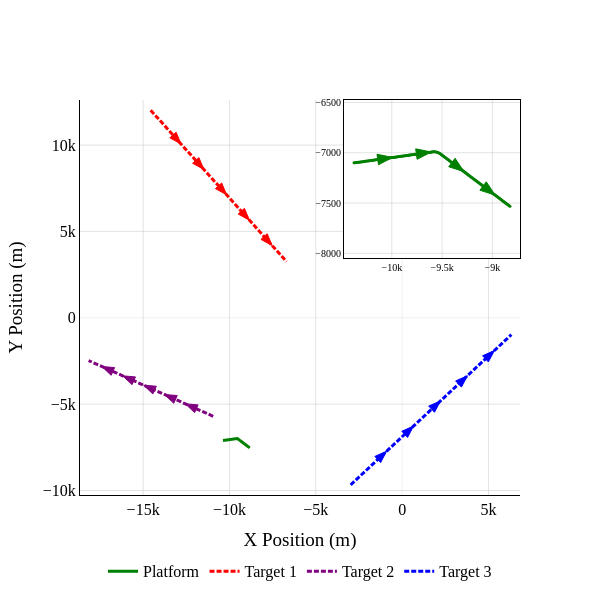

Notebook source saved alongside this figure:
### Code cell
import plotly.graph_objects as go

timesteps = [
    SIM_PARAMS["start_time"] + i * SIM_PARAMS["time_interval"]
    for i in range(SIM_PARAMS["num_steps"])
]

plat_x = []
plat_y = []

for entry in platform.platform_history:
    plat_x.append(entry.host.state.state_vector[0])
    plat_y.append(entry.host.state.state_vector[2])

tgt_x = [[] for _ in range(NUM_TARGETS)]
tgt_y = [[] for _ in range(NUM_TARGETS)]

for idx, target_ground_truth in enumerate(target_ground_truths):
    tgt_x[idx] = [state.state_vector[0] for state in target_ground_truth]
    tgt_y[idx] = [state.state_vector[2] for state in target_ground_truth]

fig = go.Figure()

# --- 2. Main Plot Traces ---
fig.add_trace(go.Scatter(
    x=plat_x, y=plat_y,
    mode='lines', line=dict(color='green', width=3),
    name='Platform'
))

colors = ["red", "purple", "blue"]
names = ["Target 1", "Target 2", "Target 3"]

for i in range(NUM_TARGETS):
    fig.add_trace(go.Scatter(
        x=tgt_x[i], y=tgt_y[i],
        mode='lines', line=dict(color=colors[i], width=3, dash="5px,2px"),
        name=names[i]
    ))

# --- 3. Inset Trace (Platform Only) ---
fig.add_trace(go.Scatter(
    x=plat_x, y=plat_y,
    mode='lines+markers',
    marker=dict(size=3, color='green'),
    line=dict(color='green', width=1.5),
    showlegend=False,
    xaxis='x2', yaxis='y2' # Assign to inset axes
))

# --- 4. Define Layout & Inset Axes FIRST ---
# (We do this first so the axes exist for the shapes to reference)

# Calculate Ranges
all_x = plat_x + [x for sublist in tgt_x for x in sublist]
all_y = plat_y + [y for sublist in tgt_y for y in sublist]
main_x_range = [min(all_x) - 500, max(all_x) + 500]
main_y_range = [min(all_y) - 500, max(all_y) + 500]

zoom_pad = 100
zoom_x_range = [min(plat_x) - zoom_pad, max(plat_x) + zoom_pad]
zoom_y_range = [min(plat_y) - zoom_pad, max(plat_y) + zoom_pad]

fig.update_layout(
    width=600, height=600,
    font=dict(family="Times New Roman", size=16, color="black"),
    showlegend=True,
    legend=dict(x=0.5, y=-0.15, xanchor="center", orientation="h"),
    plot_bgcolor="white",

    # Main Axes
    xaxis=dict(title="X Position (m)", range=main_x_range, showgrid=True, gridcolor="rgba(200,200,200,0.5)", linecolor="black", zeroline=True,
        zerolinecolor="rgba(200, 200, 200, 0.5)", zerolinewidth=0.5),
    yaxis=dict(title="Y Position (m)", range=main_y_range, scaleanchor="x", scaleratio=1, showgrid=True, gridcolor="rgba(200,200,200,0.5)", linecolor="black", zeroline=True,
        zerolinecolor="rgba(200, 200, 200, 0.5)", zerolinewidth=0.5),

    # Inset Axes (Top Right)
    xaxis2=dict(
        domain=[0.6, 1.0], anchor='y2', range=zoom_x_range,
        showgrid=True, gridcolor="rgba(200,200,200,0.5)", linecolor="black", mirror=True,
        tickfont=dict(size=10)
    ),
    yaxis2=dict(
        domain=[0.6, 1.0], anchor='x2', range=zoom_y_range,
        showgrid=True, gridcolor="rgba(200,200,200,0.5)", linecolor="black", mirror=True,
        tickfont=dict(size=10), scaleanchor="x2", scaleratio=1
    ),
)

# --- 5. Add White Background for Inset ---
# We use add_shape here so we don't overwrite the list later
fig.add_shape(
    type="rect",
    xref="paper", yref="paper",
    x0=0.6, y0=0.6, x1=1.0, y1=1.0,
    fillcolor="white",
    line=dict(width=0),
    layer="below" # Draw behind the data
)

# --- 6. Arrow Function ---
def add_arrowhead(fig, x, y, i, color, size, xref="x", yref="y"):
    """Add a directional arrow shape."""
    if i < 1 or i >= len(x):
        return

    # Calculate Direction
    dx = x[i] - x[i-1]
    dy = y[i] - y[i-1]
    magnitude = np.sqrt(dx**2 + dy**2)

    if magnitude > 0:
        ux, uy = dx/magnitude, dy/magnitude
        vx, vy = -uy, ux # Perpendicular

        tip_x, tip_y = x[i], y[i]
        base_x = tip_x - (ux * size)
        base_y = tip_y - (uy * size)
        hw = size * 0.35

        path = (f"M {tip_x},{tip_y} "
                f"L {base_x + vx*hw},{base_y + vy*hw} "
                f"L {base_x - vx*hw},{base_y - vy*hw} Z")

        fig.add_shape(
            type="path", path=path, fillcolor=color,
            line=dict(color=color, width=1),
            xref=xref, yref=yref,
            layer="above" # Ensure arrows sit ON TOP of the white background
        )

# --- 7. Add Arrows ---

# A. Main Plot Arrows
for tgt_idx in range(NUM_TARGETS):
    # Loop range adjusted to ensure we don't go out of bounds
    for i in range(40, len(tgt_x[tgt_idx]), 30):
        add_arrowhead(fig, tgt_x[tgt_idx], tgt_y[tgt_idx], i, colors[tgt_idx], size=700)

# B. Inset Arrows (Platform Only)
# Note: size reduced to 40m for the zoom
for i in range(40, len(plat_x), 40):
    add_arrowhead(fig, plat_x, plat_y, i, "green", size=150, xref="x2", yref="y2")

fig.show()
# fig.write_image("figs/mt_world_picture_inset.pdf")

### Figure 1 — Plotly figure (JSON) as saved in the notebook; plotly's stock layout.template omitted (floating-point values rounded to 4 significant figures; data arrays with more than 128 entries replaced by an {"elided": "..."} marker saying what was removed)
{"data": [{"line": {"color": "green", "width": 3}, "mode": "lines", "name": "Platform", "type": "scatter", "x": {"elided": "180 float values"}, "y": {"elided": "180 float values"}}, {"line": {"color": "red", "dash": "5px,2px", "width": 3}, "mode": "lines", "name": "Target 1", "type": "scatter", "x": {"elided": "180 float values"}, "y": {"elided": "180 float values"}}, {"line": {"color": "purple", "dash": "5px,2px", "width": 3}, "mode": "lines", "name": "Target 2", "type": "scatter", "x": {"elided": "180 float values"}, "y": {"elided": "180 float values"}}, {"line": {"color": "blue", "dash": "5px,2px", "width": 3}, "mode": "lines", "name": "Target 3", "type": "scatter", "x": {"elided": "180 float values"}, "y": {"elided": "180 float values"}}, {"line": {"color": "green", "width": 1.5}, "marker": {"color": "green", "size": 3}, "mode": "lines+markers", "showlegend": false, "type": "scatter", "x": {"elided": "180 float values"}, "xaxis": "x2", "y": {"elided": "180 float values"}, "yaxis": "y2"}], "layout": {"font": {"color": "black", "family": "Times New Roman", "size": 16}, "height": 600, "legend": {"orientation": "h", "x": 0.5, "xanchor": "center", "y": -0.15}, "plot_bgcolor": "white", "shapes": [{"fillcolor": "white", "layer": "below", "line": {"width": 0}, "type": "rect", "x0": 0.6, "x1": 1, "xref": "paper", "y0": 0.6, "y1": 1, "yref": "paper"}, {"fillcolor": "red", "layer": "above", "line": {"color": "red", "width": 1}, "path": "M -12804.013666000004,10061.815596000008 L -13089.229532084983,10746.415413216895 L -13453.89945178298,10419.129835063111 Z", "type": "path", "xref": "x", "yref": "y"}, {"fillcolor": "red", "layer": "above", "line": {"color": "red", "width": 1}, "path": "M -11484.960590500008,8592.093093000014 L -11770.176456584986,9276.692910216902 L -12134.846376282983,8949.407332063118 Z", "type": "path", "xref": "x", "yref": "y"}, {"fillcolor": "red", "layer": "above", "line": {"color": "red", "width": 1}, "path": "M -10165.907515000012,7122.3705900000205 L -10451.12338108499,7806.970407216908 L -10815.793300782987,7479.684829063124 Z", "type": "path", "xref": "x", "yref": "y"}, {"fillcolor": "red", "layer": "above", "line": {"color": "red", "width": 1}, "path": "M -8846.854439500015,5652.648087000027 L -9132.070305584994,6337.247904216914 L -9496.74022528299,6009.962326063131 Z", "type": "path", "xref": "x", "yref": "y"}, {"fillcolor": "red", "layer": "above", "line": {"color": "red", "width": 1}, "path": "M -7527.801364000019,4182.925584000033 L -7813.017230084997,4867.525401216921 L -8177.687149782994,4540.239823063137 Z", "type": "path", "xref": "x", "yref": "y"}, {"fillcolor": "purple", "layer": "above", "line": {"color": "purple", "width": 1}, "path": "M -12555.347926000015,-4982.971360000004 L -12016.187324953014,-5492.216729422876 L -11816.296535340993,-5044.842532325768 Z", "type": "path", "xref": "x", "yref": "y"}, {"fillcolor": "purple", "layer": "above", "line": {"color": "purple", "width": 1}, "path": "M -13764.087920500026,-4442.895527500007 L -13224.927319453025,-4952.140896922879 L -13025.036529841003,-4504.766699825771 Z", "type": "path", "xref": "x", "yref": "y"}, {"fillcolor": "purple", "layer": "above", "line": {"color": "purple", "width": 1}, "path": "M -14972.827915000036,-3902.81969500001 L -14433.667313953036,-4412.065064422882 L -14233.776524341014,-3964.690867325774 Z", "type": "path", "xref": "x", "yref": "y"}, {"fillcolor": "purple", "layer": "above", "line": {"color": "purple", "width": 1}, "path": "M -16181.567909500047,-3362.743862500013 L -15642.407308453046,-3871.9892319228848 L -15442.516518841025,-3424.615034825776 Z", "type": "path", "xref": "x", "yref": "y"}, {"fillcolor": "purple", "layer": "above", "line": {"color": "purple", "width": 1}, "path": "M -17390.307904000012,-2822.668030000016 L -16851.14730295302,-3331.913399422897 L -16651.25651334099,-2884.539202325792 Z", "type": "path", "xref": "x", "yref": "y"}, {"fillcolor": "blue", "layer": "above", "line": {"color": "blue", "width": 1}, "path": "M -901.4708999999964,-7730.167728000011 L -1580.2267649035437,-8029.024676821747 L -1245.7100156148279,-8387.072920003178 Z", "type": "path", "xref": "x", "yref": "y"}, {"fillcolor": "blue", "layer": "above", "line": {"color": "blue", "width": 1}, "path": "M 658.2143100000037,-6272.987484000019 L -20.541554903543613,-6571.844432821755 L 313.9751943851723,-6929.892676003187 Z", "type": "path", "xref": "x", "yref": "y"}, {"fillcolor": "blue", "layer": "above", "line": {"color": "blue", "width": 1}, "path": "M 2217.8995200000045,-4815.807240000027 L 1539.1436550964563,-5114.664188821762 L 1873.6604043851717,-5472.712432003194 Z", "type": "path", "xref": "x", "yref": "y"}, {"fillcolor": "blue", "layer": "above", "line": {"color": "blue", "width": 1}, "path": "M 3777.5847300000114,-3358.626996000028 L 3098.8288650964646,-3657.483944821765 L 3433.3456143851813,-4015.5321880031966 Z", "type": "path", "xref": "x", "yref": "y"}, {"fillcolor": "blue", "layer": "above", "line": {"color": "blue", "width": 1}, "path": "M 5337.269940000018,-1901.4467520000235 L 4658.514075096471,-2200.303700821759 L 4993.030824385187,-2558.3519440031914 Z", "type": "path", "xref": "x", "yref": "y"}, {"fillcolor": "green", "layer": "above", "line": {"color": "green", "width": 1}, "path": "M -9991.035186000032,-7046.566510599994 L -10146.882315669041,-7015.455062965224 L -10132.268031994594,-7119.433054447474 Z", "type": "path", "xref": "x2", "yref": "y2"}, {"fillcolor": "green", "layer": "above", "line": {"color": "green", "width": 1}, "path": "M -9606.955672000064,-6992.5834811999885 L -9762.802801669073,-6961.472033565218 L -9748.188517994626,-7065.450025047468 Z", "type": "path", "xref": "x2", "yref": "y2"}, {"fillcolor": "green", "layer": "above", "line": {"color": "green", "width": 1}, "path": "M -9282.702907660756,-7187.585835795964 L -9370.904354283097,-7055.386157983473 L -9434.094038065965,-7139.243559943115 Z", "type": "path", "xref": "x2", "yref": "y2"}, {"fillcolor": "green", "layer": "above", "line": {"color": "green", "width": 1}, "path": "M -8972.945912638794,-7420.999298502449 L -9061.147359261135,-7288.799620689958 L -9124.337043044003,-7372.6570226496 Z", "type": "path", "xref": "x2", "yref": "y2"}], "showlegend": true, "width": 600, "xaxis": {"gridcolor": "rgba(200,200,200,0.5)", "linecolor": "black", "range": [-18660.0, 6825.0], "showgrid": true, "title": {"text": "X Position (m)"}, "zeroline": true, "zerolinecolor": "rgba(200, 200, 200, 0.5)", "zerolinewidth": 0.5}, "xaxis2": {"anchor": "y2", "domain": [0.6, 1], "gridcolor": "rgba(200,200,200,0.5)", "linecolor": "black", "mirror": true, "range": [-10480.0, -8726.0], "showgrid": true, "tickfont": {"size": 10}}, "yaxis": {"gridcolor": "rgba(200,200,200,0.5)", "linecolor": "black", "range": [-10170.0, 12520.0], "scaleanchor": "x", "scaleratio": 1, "showgrid": true, "title": {"text": "Y Position (m)"}, "zeroline": true, "zerolinecolor": "rgba(200, 200, 200, 0.5)", "zerolinewidth": 0.5}, "yaxis2": {"anchor": "x2", "domain": [0.6, 1], "gridcolor": "rgba(200,200,200,0.5)", "linecolor": "black", "mirror": true, "range": [-7632.0, -6890.0], "scaleanchor": "x2", "scaleratio": 1, "showgrid": true, "tickfont": {"size": 10}}}}
